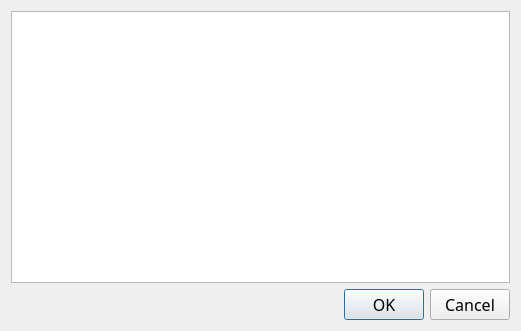
<?xml version="1.0" encoding="UTF-8"?>
<ui version="4.0">
 <class>dlg_print</class>
 <widget class="QDialog" name="dlg_print">
  <property name="geometry">
   <rect>
    <x>0</x>
    <y>0</y>
    <width>521</width>
    <height>331</height>
   </rect>
  </property>
  <property name="font">
   <font>
    <family>Microsoft JhengHei</family>
    <pointsize>12</pointsize>
   </font>
  </property>
  <property name="windowTitle">
   <string>列印選擇</string>
  </property>
  <property name="windowIcon">
   <iconset resource="../res/mycis.qrc">
    <normaloff>:/res/img/printer.png</normaloff>:/res/img/printer.png</iconset>
  </property>
  <layout class="QGridLayout" name="gridLayout">
   <item row="0" column="0">
    <widget class="QTableView" name="tbv"/>
   </item>
   <item row="1" column="0">
    <widget class="QDialogButtonBox" name="buttonBox">
     <property name="orientation">
      <enum>Qt::Horizontal</enum>
     </property>
     <property name="standardButtons">
      <set>QDialogButtonBox::Cancel|QDialogButtonBox::Ok</set>
     </property>
    </widget>
   </item>
  </layout>
 </widget>
 <resources>
  <include location="../res/mycis.qrc"/>
 </resources>
 <connections>
  <connection>
   <sender>buttonBox</sender>
   <signal>accepted()</signal>
   <receiver>dlg_print</receiver>
   <slot>accept()</slot>
   <hints>
    <hint type="sourcelabel">
     <x>248</x>
     <y>254</y>
    </hint>
    <hint type="destinationlabel">
     <x>157</x>
     <y>274</y>
    </hint>
   </hints>
  </connection>
  <connection>
   <sender>buttonBox</sender>
   <signal>rejected()</signal>
   <receiver>dlg_print</receiver>
   <slot>reject()</slot>
   <hints>
    <hint type="sourcelabel">
     <x>316</x>
     <y>260</y>
    </hint>
    <hint type="destinationlabel">
     <x>286</x>
     <y>274</y>
    </hint>
   </hints>
  </connection>
 </connections>
</ui>
